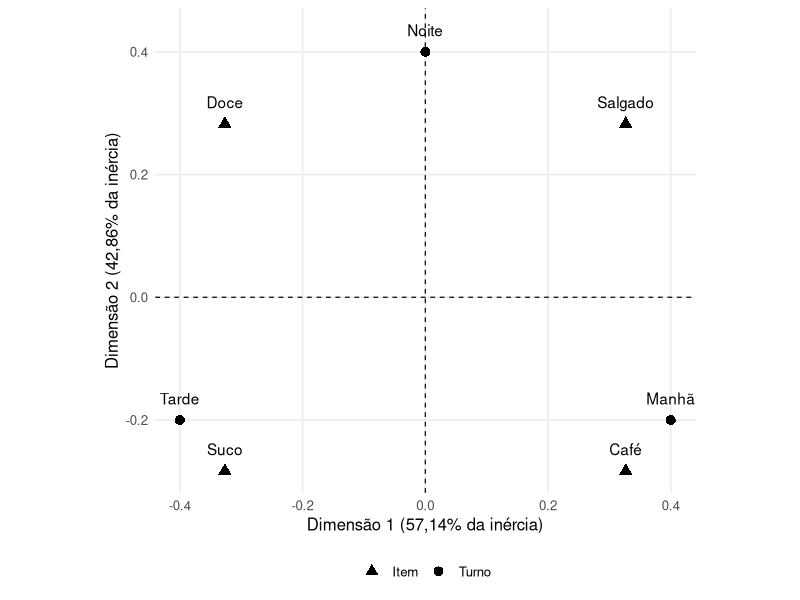
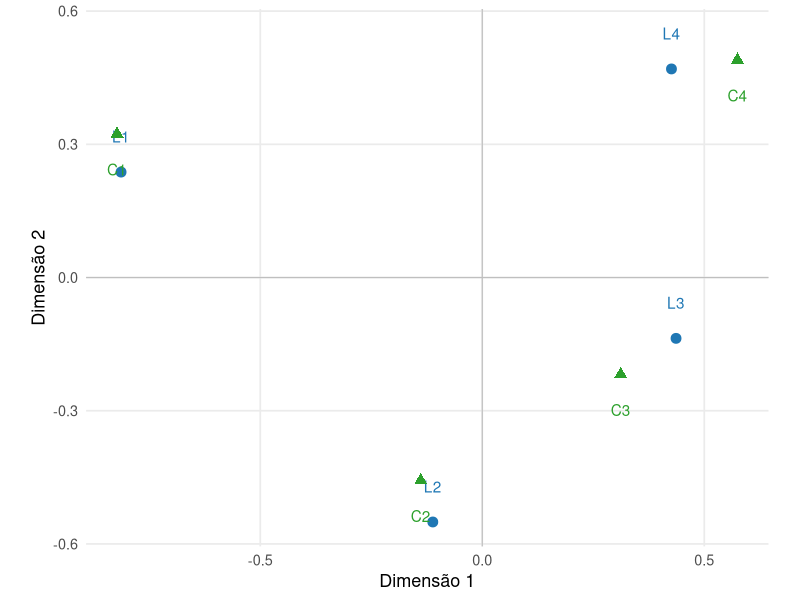

The R source for these figures, in order:
## ---- chunk 1
#| label: fig-exemplo-ca-3x4
#| echo: false
#| warning: false
#| message: false
#| fig-cap: "Representação conjunta das categorias de linha e de coluna em coordenadas principais nas duas dimensões da Análise de Correspondência."
#| fig-width: 7.5
#| fig-height: 6
#| fig-align: center

library(ggplot2)

linhas <- data.frame(
  categoria = c(
    "Manhã",
    "Tarde",
    "Noite"
  ),
  Dim1 = c(
    0.40,
    -0.40,
    0
  ),
  Dim2 = c(
    -0.20,
    -0.20,
    0.40
  ),
  tipo = "Turno"
)

colunas <- data.frame(
  categoria = c(
    "Café",
    "Suco",
    "Salgado",
    "Doce"
  ),
  Dim1 = c(
    0.3266,
    -0.3266,
    0.3266,
    -0.3266
  ),
  Dim2 = c(
    -0.2828,
    -0.2828,
    0.2828,
    0.2828
  ),
  tipo = "Item"
)

dados_grafico <- rbind(
  linhas,
  colunas
)

ggplot(
  dados_grafico,
  aes(
    x = Dim1,
    y = Dim2,
    shape = tipo
  )
) +
  geom_hline(
    yintercept = 0,
    linewidth = 0.4,
    linetype = "dashed"
  ) +
  geom_vline(
    xintercept = 0,
    linewidth = 0.4,
    linetype = "dashed"
  ) +
  geom_point(
    size = 3
  ) +
  geom_text(
    aes(
      label = categoria
    ),
    nudge_y = 0.035,
    check_overlap = TRUE
  ) +
  scale_shape_manual(
    values = c(
      "Turno" = 16,
      "Item" = 17
    )
  ) +
  labs(
    x = "Dimensão 1 (57,14% da inércia)",
    y = "Dimensão 2 (42,86% da inércia)",
    shape = NULL
  ) +
  coord_equal() +
  theme_minimal(
    base_size = 12
  ) +
  theme(
    panel.grid.minor = element_blank(),
    legend.position = "bottom"
  )
## ---- chunk 2
#| label: fig-ca-mapa-conjunto
#| echo: false
#| warning: false
#| message: false
#| fig-cap: "Representação conjunta das categorias de linhas e colunas nas duas primeiras dimensões. As distâncias dentro de cada nuvem são representadas no subespaço exibido; a distância entre uma linha e uma coluna não corresponde, em geral, a uma distância qui-quadrado."
#| fig-width: 7.5
#| fig-height: 5.8
#| fig-align: center

library(ggplot2)

N <- matrix(
  c(
    40, 15, 10,  5,
    10, 35, 20,  5,
     5, 15, 40, 20,
    10, 10, 15, 35
  ),
  nrow = 4,
  byrow = TRUE
)

rownames(N) <- paste0(
  "L",
  1:4
)

colnames(N) <- paste0(
  "C",
  1:4
)

P <- N / sum(
  N
)

r <- rowSums(
  P
)

c <- colSums(
  P
)

Dr_menos_meio <- diag(
  1 / sqrt(
    r
  )
)

Dc_menos_meio <- diag(
  1 / sqrt(
    c
  )
)

Qca <- Dr_menos_meio %*%
  (
    P -
      r %o% c
  ) %*%
  Dc_menos_meio

decomp <- svd(
  Qca
)

tol <- 1e-10

L <- sum(
  decomp$d > tol
)

U <- decomp$u[
  ,
  seq_len(L),
  drop = FALSE
]

V <- decomp$v[
  ,
  seq_len(L),
  drop = FALSE
]

D <- diag(
  decomp$d[
    seq_len(L)
  ],
  nrow = L
)

Fr <- Dr_menos_meio %*%
  U %*%
  D

Fc <- Dc_menos_meio %*%
  V %*%
  D

linhas <- data.frame(
  categoria = rownames(
    N
  ),
  Dim1 = Fr[, 1],
  Dim2 = Fr[, 2],
  tipo = "Linhas"
)

colunas <- data.frame(
  categoria = colnames(
    N
  ),
  Dim1 = Fc[, 1],
  Dim2 = Fc[, 2],
  tipo = "Colunas"
)

ggplot() +
  geom_hline(
    yintercept = 0,
    linewidth = 0.4,
    color = "gray75"
  ) +
  geom_vline(
    xintercept = 0,
    linewidth = 0.4,
    color = "gray75"
  ) +
  geom_point(
    data = linhas,
    aes(
      x = Dim1,
      y = Dim2
    ),
    size = 3,
    color = "#1f77b4"
  ) +
  geom_text(
    data = linhas,
    aes(
      x = Dim1,
      y = Dim2,
      label = categoria
    ),
    nudge_y = 0.08,
    color = "#1f77b4"
  ) +
  geom_point(
    data = colunas,
    aes(
      x = Dim1,
      y = Dim2
    ),
    size = 3,
    shape = 17,
    color = "#2ca02c"
  ) +
  geom_text(
    data = colunas,
    aes(
      x = Dim1,
      y = Dim2,
      label = categoria
    ),
    nudge_y = -0.08,
    color = "#2ca02c"
  ) +
  coord_equal() +
  labs(
    x = "Dimensão 1",
    y = "Dimensão 2"
  ) +
  theme_minimal(
    base_size = 13
  ) +
  theme(
    panel.grid.minor = element_blank()
  )
